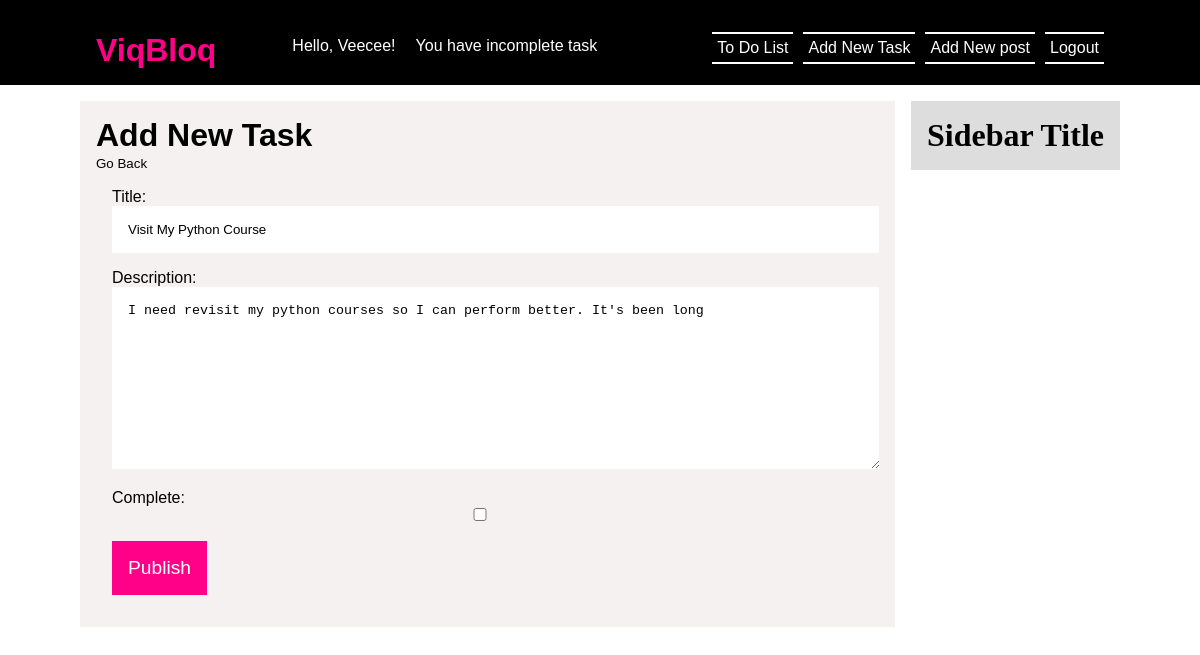
Before: /todo/tasks/task/2/update (signed in) with the older database file.
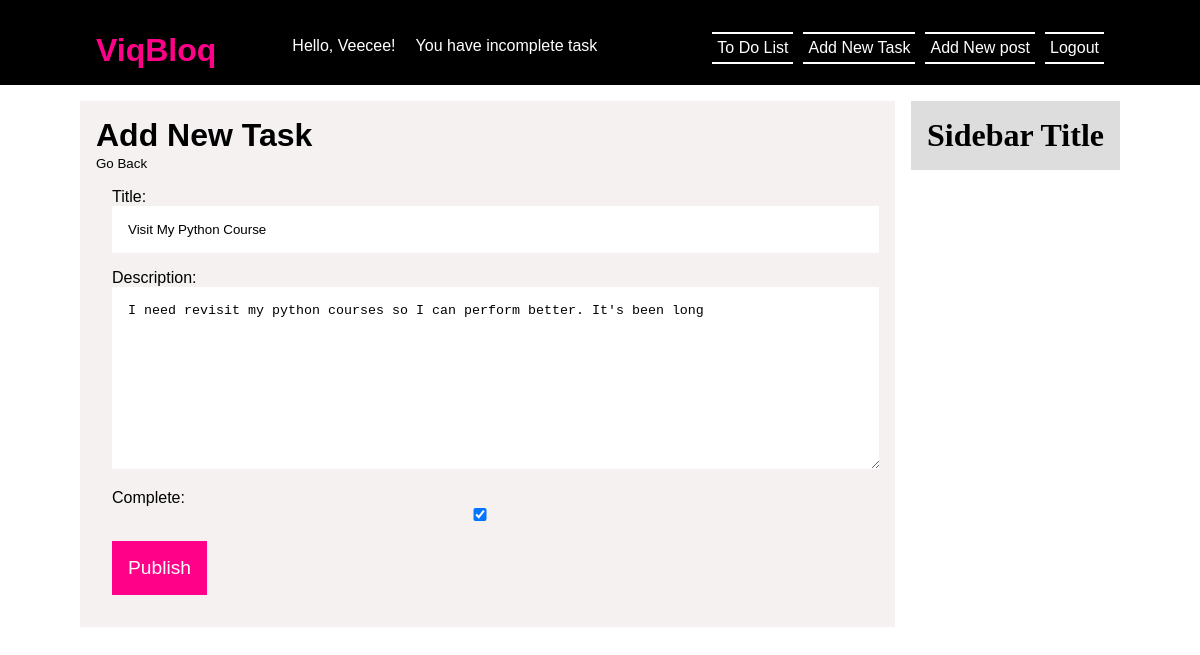
After: the same page with the newer database file.
### todo/models.py (models this page shows, shortened)
class Task(models.Model):
    user = models.ForeignKey(User, on_delete=models.CASCADE, null=True, blank=True)
    title = models.CharField(max_length=200)
    description = models.TextField(null=True, blank=True)
    complete = models.BooleanField(default=False)
    created_at = models.DateTimeField(auto_now_add=True, editable=False)
    updated_at = models.DateTimeField(auto_now=True, editable=False)
    class Meta:
        ordering = ['complete']

### todo/views.py (the view)
# urls.py: path('task/<int:pk>/update', TaskUpdate.as_view(), name='task-update'),
class TaskUpdate(LoginRequiredMixin, UpdateView):
    model = Task
    fields = ['title', 'description', 'complete']
    success_url = reverse_lazy('tasks')

### todo/templates/todo/task_form.html (shortened to what this page needs)
{% extends 'base.html' %}
{% block content %}
    <div class="new_post">
        <h1>Add New Task</h1>
        <small><a style="color: black;" href="{% url 'tasks' %}">Go Back</a></small>
        <form method="POST">
            {{form.as_p}}
            <div><button>Publish</button></div>
        </form>
    </div>
{% endblock content %}

Changed rows visible on the page:
changed Task "Visit My Python Course": complete "☐" → "☑"
